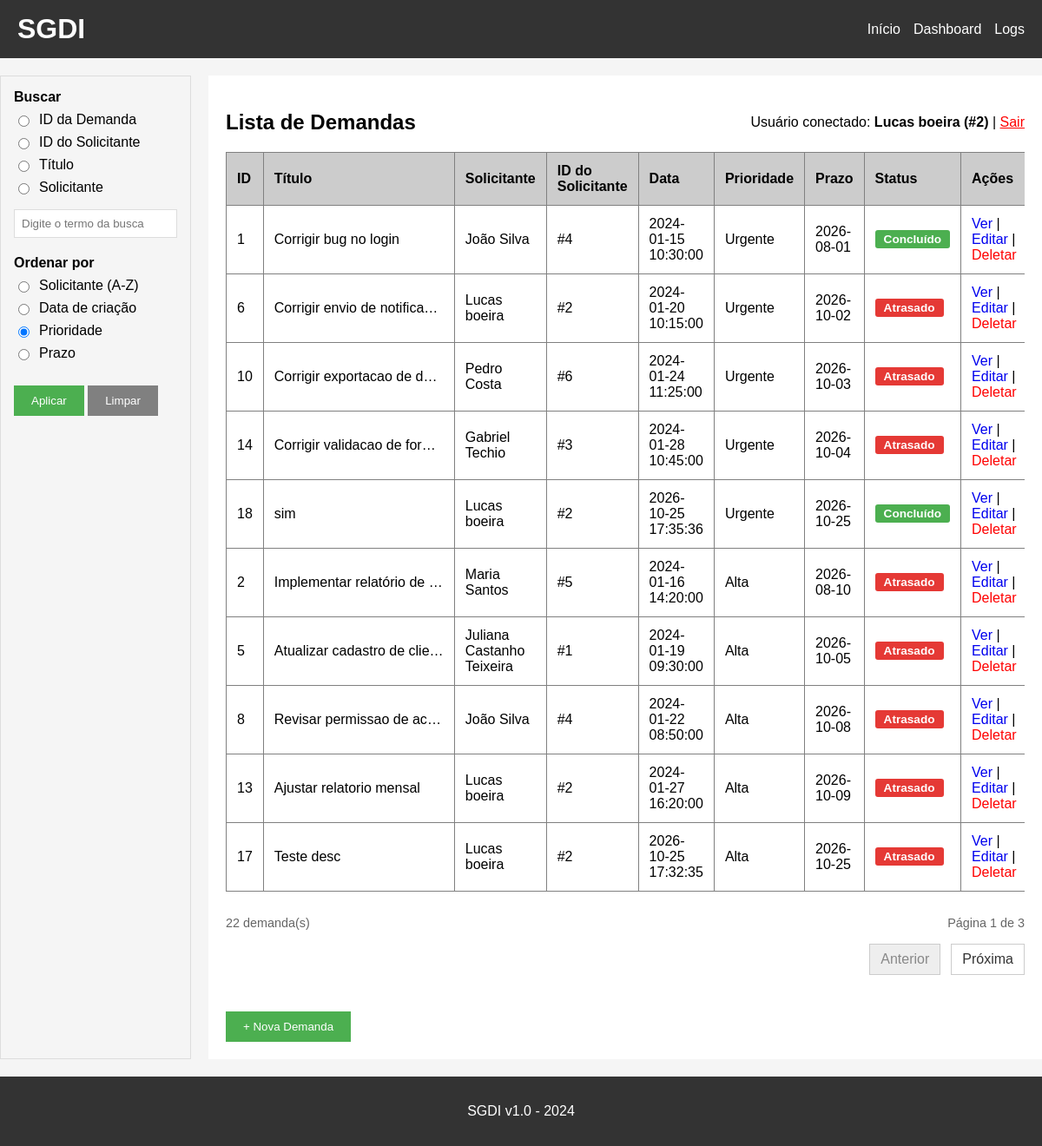
The app's page / (signed in), older data.
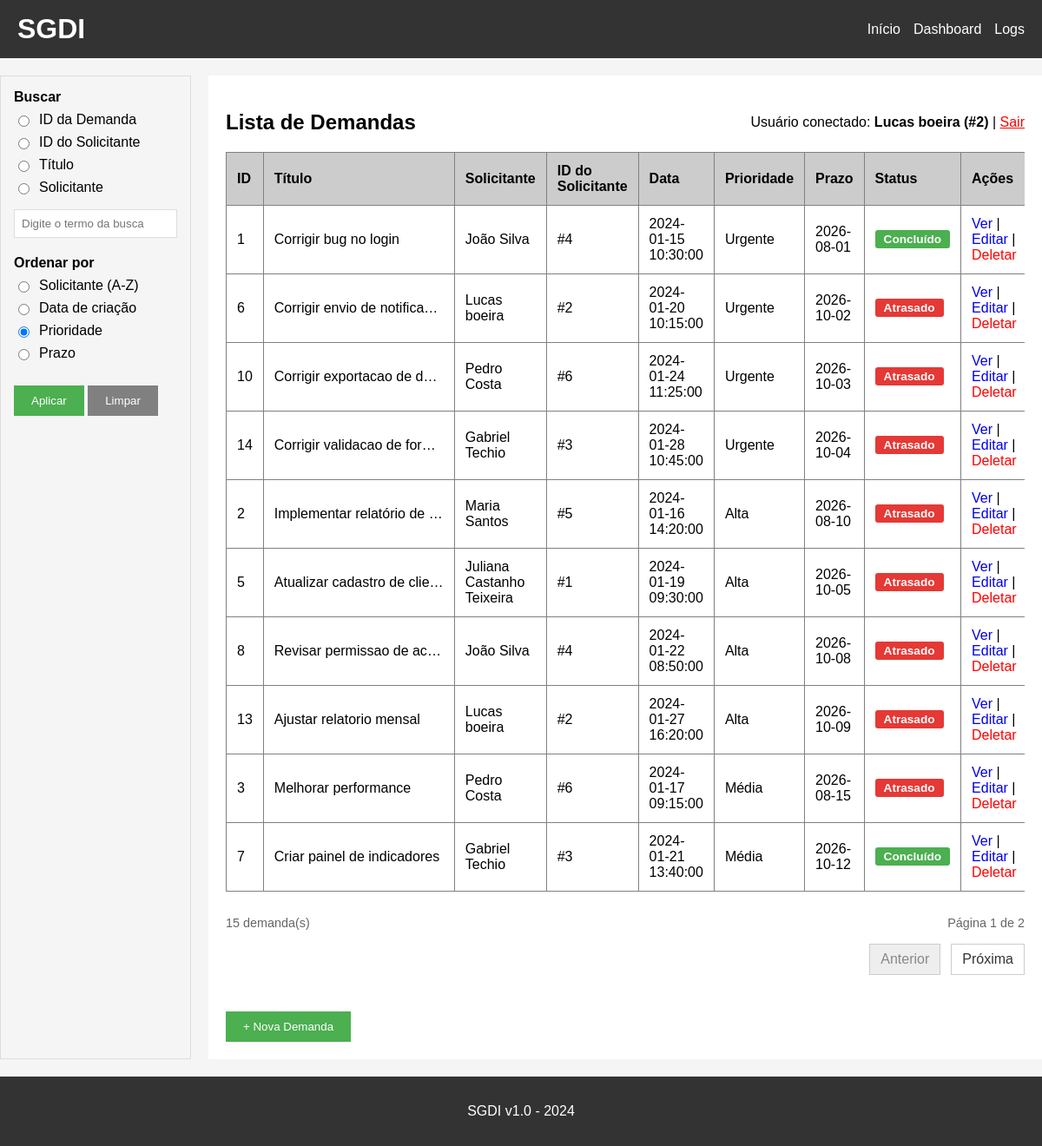
The same page, newer data.
### tables this page shows
CREATE TABLE demandas (
    id INTEGER PRIMARY KEY AUTOINCREMENT,
    titulo TEXT NOT NULL,
    descricao TEXT,
    solicitante TEXT,
    solicitante_id INTEGER,
    data_criacao TEXT,
    prioridade TEXT,
    prazo TEXT,
    status TEXT NOT NULL DEFAULT 'Aberto',
    responsavel TEXT,
    responsavel_id INTEGER,
    data_conclusao TEXT,
    FOREIGN KEY (solicitante_id) REFERENCES solicitantes (id),
    FOREIGN KEY (responsavel_id) REFERENCES solicitantes (id)
);

### app.py (the view)
@app.route('/')
def index():
    tipo_busca = request.args.get('tipo_busca', '')
    termo = request.args.get('termo', '').strip()
    ordenar = request.args.get('ordenar', 'prioridade')
    pagina = max(request.args.get('pagina', 1, type=int) or 1, 1)
    itens_por_pagina = 10
    if ordenar not in ORDENACOES:
        ordenar = 'prioridade'
    condicao = '1=1'
    parametros = []
    if tipo_busca in ('id_demanda', 'id_solicitante', 'titulo', 'solicitante'):
        if not termo:
            flash('Digite um termo para buscar.')
            tipo_busca = ''
        elif caracteres_invalidos(termo):
            flash('A busca não pode conter caracteres especiais.')
            tipo_busca = ''
        elif tipo_busca == 'id_demanda':
            condicao, parametros = "CAST(id AS TEXT) LIKE ?", [f'{termo}%']
        elif tipo_busca == 'id_solicitante':
            condicao, parametros = "CAST(solicitante_id AS TEXT) = ?", [termo]
        elif tipo_busca == 'titulo':
            condicao, parametros = "LOWER(titulo) LIKE LOWER(?)", [f'%{termo}%']
        else:  # solicitante (busca por nome)
            condicao, parametros = "LOWER(solicitante) LIKE LOWER(?)", [f'%{termo}%']
    else:
        tipo_busca = ''
    conn = get_db()
    cursor = conn.cursor()
    total_demandas = cursor.execute(
        f"SELECT COUNT(*) FROM demandas WHERE {condicao}", parametros
    ).fetchone()[0]
    total_paginas = max((total_demandas + itens_por_pagina - 1) // itens_por_pagina, 1)
    pagina = min(pagina, total_paginas)
    query = (
        f"SELECT *, "
        f"CASE WHEN status = 'Aberto' AND prazo < date('now', 'localtime') THEN 'Atrasado' ELSE status END AS status_exibido "
        f"FROM demandas WHERE {condicao} "
        f"ORDER BY {ORDENACOES[ordenar]} LIMIT ? OFFSET ?"
    )
    parametros_paginacao = parametros + [itens_por_pagina, (pagina - 1) * itens_por_pagina]
    demandas = cursor.execute(query, parametros_paginacao).fetchall()
    conn.close()
    return render_template(
        'index.html', demandas=demandas,
        ordenar=ordenar, tipo_busca=tipo_busca, termo=termo,
        pagina=pagina, total_paginas=total_paginas, total_demandas=total_demandas
    )

### app.py (called while the page is built)
def get_db():
    conn = sqlite3.connect('demandas.db')
    conn.row_factory = sqlite3.Row
    return conn

@app.before_request
def verificar_login():
    if 'email' not in session and request.endpoint not in ['login', 'logout', 'static']:
        return redirect(url_for('login'))

### templates/index.html (shortened to what the changed rows need)
{% extends "base.html" %}
{% block content %}
<div class="flex-between">
    <h2>Lista de Demandas</h2>
</div>
<div class="table-responsive">
    <table border="1" cellpadding="10" cellspacing="0" width="100%">
        <thead>
            <tr bgcolor="#cccccc">
                <th>ID</th>
                <th>Título</th>
                <th>Solicitante</th>
                <th>ID do Solicitante</th>
                <th>Data</th>
                <th>Prioridade</th>
                <th>Prazo</th>
                <th>Status</th>
                <th>Ações</th>
            </tr>
        </thead>
        <tbody>
            {% for demanda in demandas %}
            <tr>
                <td>{{ demanda[0] }}</td>
                <td class="coluna-titulo" title="{{ demanda[1] }}">{{ demanda[1] }}</td>
                <td>{{ demanda[3] }}</td>
                <td>#{{ demanda[4] }}</td>
                <td>{{ demanda[5] }}</td>
                <td>{{ demanda[6] }}</td>
                <td>{{ demanda[7] }}</td>
                <td>
                    <span class="status-badge
                        {%- if demanda['status_exibido'] == 'Aberto' %} status-aberto
                        {%- elif demanda['status_exibido'] == 'Atrasado' %} status-atrasado
                        {%- elif demanda['status_exibido'] == 'Concluído' %} status-concluido
                        {%- elif demanda['status_exibido'] == 'Cancelado' %} status-cancelado
                        {%- endif %}">{{ demanda['status_exibido'] }}</span>
                </td>
                <td>
                    <a href="/detalhes/{{ demanda[0] }}">Ver</a>
                    |
                    <a href="/editar/{{ demanda[0] }}">Editar</a>
                    |
                    <form method="POST" action="/deletar/{{ demanda[0] }}" class="form-inline"
                          onsubmit="return confirm('Tem certeza que deseja deletar esta demanda?');">
                        <button type="submit" class="btn-link">Deletar</button>
                    </form>
                </td>
            </tr>
            {% endfor %}
        </tbody>
    </table>
</div>
<div class="pagination-summary">
    <span>{{ total_demandas }} demanda(s)</span>
    <span>Página {{ pagina }} de {{ total_paginas }}</span>
</div>
<br>
{% endblock %}

Row changes from the older to the newer data that the page shows:
removed demandas: id "18", titulo "sim", solicitante "Lucas boeira", solicitante "2", data_criacao "2026-10-25 17:35:36", prioridade "Urgente", prazo "2026-10-25", status_exibido "Concluído"
removed demandas: id "17", titulo "Teste desc", solicitante "Lucas boeira", solicitante "2", data_criacao "2026-10-25 17:32:35", prioridade "Alta", prazo "2026-10-25", status_exibido "Atrasado"
now on this page (row unchanged): demandas: id "3", titulo "Melhorar performance", solicitante "Pedro Costa", solicitante "6", data_criacao "2024-01-17 09:15:00", prioridade "Média", prazo "2026-08-15", status_exibido "Atrasado"
now on this page (row edited): demandas: id "7", titulo "Criar painel de indicadores", solicitante "Gabriel Techio", solicitante "3", data_criacao "2024-01-21 13:40:00", prioridade "Média", prazo "2026-10-12", status_exibido "Concluído"
Text that changed along with them:
{{ total_demandas }}: "22" → "15"
{{ total_paginas }}: "3" → "2"
